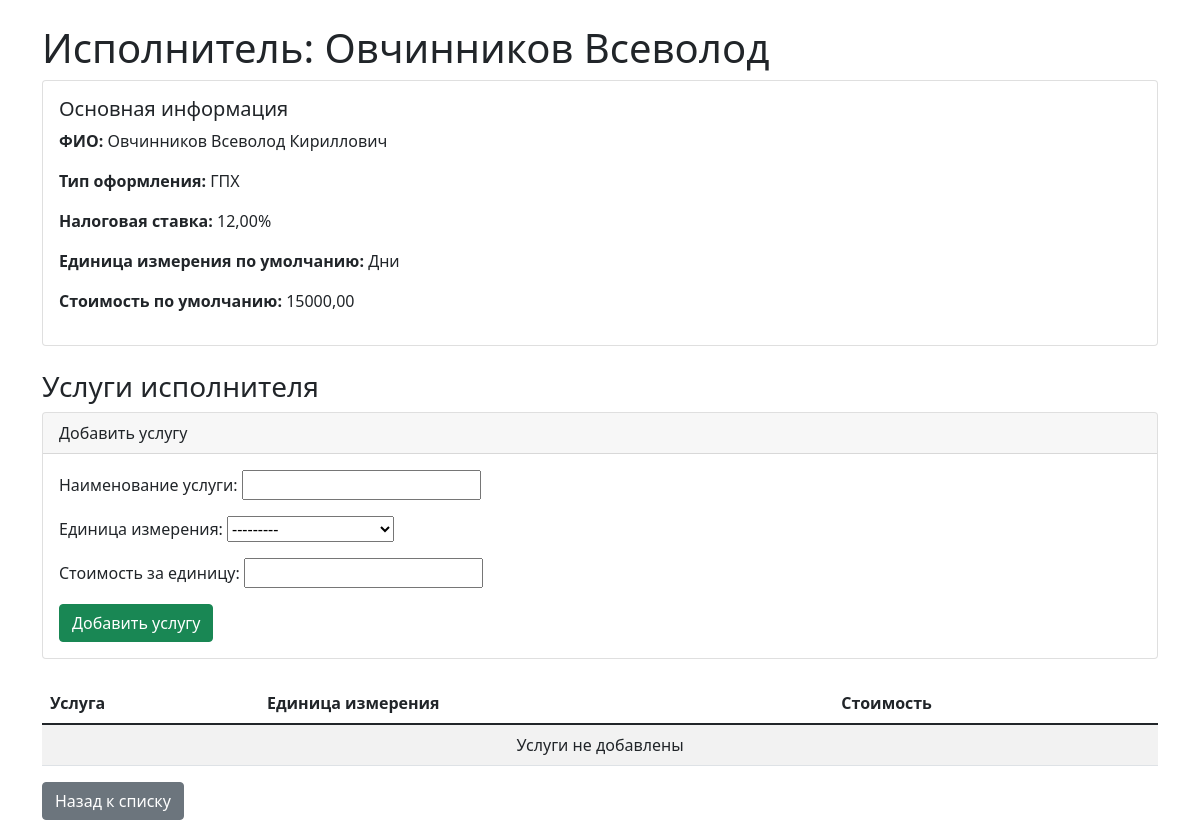
The app's page /contractors/3/ (signed in) with its own data.
### contractors/models.py (models this page shows, shortened)
class Contractor(models.Model):
    CONTRACTOR_TYPE_CHOICES = [
        ('GPH', 'ГПХ'),
        ('NPD', 'НПД'),
    ]
    UNIT_CHOICES = [
        ('hours', 'Часы'),
        ('days', 'Дни'),
        ('fixed', 'Полная стоимость'),
    ]
    last_name = models.CharField(max_length=100, verbose_name='Фамилия')
    first_name = models.CharField(max_length=100, verbose_name='Имя')
    middle_name = models.CharField(max_length=100, blank=True, null=True, verbose_name='Отчество')
    contract_type = models.CharField(
        max_length=3,
        choices=CONTRACTOR_TYPE_CHOICES,
        verbose_name='Тип оформления'
    )
    tax_rate = models.DecimalField(
        max_digits=5,
        decimal_places=2,
        default=0,
        verbose_name='Налоговая ставка (%)'
    )
    default_unit = models.CharField(
        max_length=10,
        choices=UNIT_CHOICES,
        blank=True,
        null=True,
        verbose_name='Единица измерения'
    )
    default_rate = models.DecimalField(
        max_digits=10,
        decimal_places=2,
        blank=True,
        null=True,
        verbose_name='Стоимость за единицу'
    )
    class Meta:
        verbose_name = 'Исполнитель'
        verbose_name_plural = 'Исполнители'
    def __str__(self):
        return f"{self.last_name} {self.first_name}"

### contractors/views.py (the view)
# urls.py: path('<int:pk>/', views.contractor_detail, name='contractor_detail'),
@login_required
def contractor_detail(request, pk):
    contractor = get_object_or_404(Contractor, pk=pk)
    services = contractor.services.all()
    if request.method == 'POST':
        service_form = ServiceForm(request.POST)
        if service_form.is_valid():
            service = service_form.save(commit=False)
            service.contractor = contractor
            service.save()
            return redirect('contractors:contractor_detail', pk=contractor.pk)  # добавил пространство имен
    else:
        service_form = ServiceForm()
    return render(request, 'contractors/contractor_detail.html', {
        'contractor': contractor,
        'services': services,
        'service_form': service_form
    })

### contractors/forms.py
class ServiceForm(forms.ModelForm):
    class Meta:
        model = Service
        fields = ['name', 'unit', 'rate']
        widgets = {
            'unit': forms.Select(choices=Service.UNIT_CHOICES),
            'rate': forms.NumberInput(attrs={'step': '0.01', 'min': '0'}),
        }

### contractors/templates/contractors/contractor_detail.html (shortened to what this page needs)
{% extends 'base.html' %}
{% block content %}
<div class="container mt-4">
    <h1>Исполнитель: {{ contractor }}</h1>
    <div class="card mb-4">
        <div class="card-body">
            <h5 class="card-title">Основная информация</h5>
            <p><strong>ФИО:</strong> {{ contractor.last_name }} {{ contractor.first_name }} {{ contractor.middle_name|default:'' }}</p>
            <p><strong>Тип оформления:</strong> {{ contractor.get_contract_type_display }}</p>
            <p><strong>Налоговая ставка:</strong> {{ contractor.tax_rate }}%</p>
            {% if contractor.default_unit %}
            <p><strong>Единица измерения по умолчанию:</strong> {{ contractor.get_default_unit_display }}</p>
            <p><strong>Стоимость по умолчанию:</strong> {{ contractor.default_rate }}</p>
            {% endif %}
        </div>
    </div>
    <h3>Услуги исполнителя</h3>
    <div class="card mb-4">
        <div class="card-header">Добавить услугу</div>
        <div class="card-body">
            <form method="post">
                {{ service_form.as_p }}
                <button type="submit" class="btn btn-success">Добавить услугу</button>
            </form>
        </div>
    </div>
    <table class="table table-striped">
        <thead>
            <tr>
                <th>Услуга</th>
                <th>Единица измерения</th>
                <th>Стоимость</th>
            </tr>
        </thead>
        <tbody>
            {% for service in services %}
            <tr>
                <td>{{ service.name }}</td>
                <td>{{ service.get_unit_display }}</td>
                <td>{{ service.rate }}</td>
            </tr>
            {% empty %}
            <tr>
                <td colspan="3" class="text-center">Услуги не добавлены</td>
            </tr>
            {% endfor %}
        </tbody>
    </table>
    <a href="{% url 'contractors:contractors_list' %}" class="btn btn-secondary">Назад к списку</a>
</div>
{% endblock %}

### records on screen
Contractor: last_name+first_name "Овчинников Всеволод", last_name "Овчинников", first_name "Всеволод", middle_name "Кириллович", contract_type "ГПХ", tax_rate "12,00", default_unit "Дни", default_rate "15000,00"
